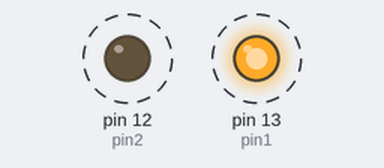
This sketch was run on a simulated Arduino Uno, built with avr-gcc and run on an emulated ATmega328P. Shown: output pins drawn as LEDs (lit = HIGH). Dashed ring = blinking.

Above: at 0.5 s.
Timing chart, 0 to 4.6 s (numbered marks = the images above):
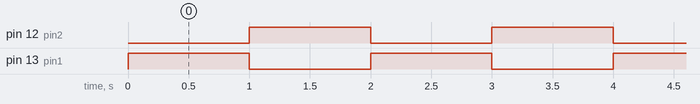

The sketch:

Lab1_BlinkLEDs.ino
```cpp
/*
   Lab. 1 - Blink two LEDs inversely
*/

// led pin variables
int pin1 = 13;
int pin2 = 12;

// time variable
unsigned long dt = 1000; // 1 second

void setup()
{
  pinMode(pin1, OUTPUT);
  pinMode(pin2, OUTPUT);
}

void loop()
{
  digitalWrite(pin1, HIGH);
  digitalWrite(pin2, LOW);
  delay(dt);

  digitalWrite(pin1, LOW);
  digitalWrite(pin2, HIGH);
  delay(dt);
}
```

Measured:
- by itself, pin 12 (pin2), pin 13 (pin1): alternates HIGH for 1.0 s and LOW for 1.0 s
